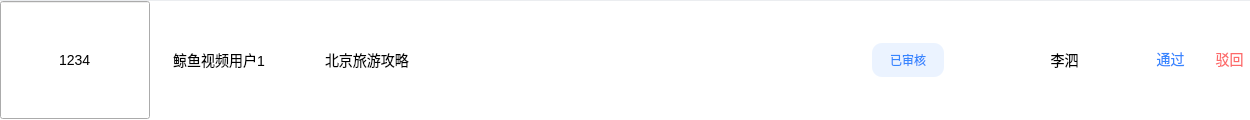
<?xml version="1.0" encoding="UTF-8"?>
<ui version="4.0">
 <class>CheckTableItem</class>
 <widget class="QWidget" name="CheckTableItem">
  <property name="geometry">
   <rect>
    <x>0</x>
    <y>0</y>
    <width>1250</width>
    <height>120</height>
   </rect>
  </property>
  <property name="minimumSize">
   <size>
    <width>0</width>
    <height>120</height>
   </size>
  </property>
  <property name="maximumSize">
   <size>
    <width>16777215</width>
    <height>120</height>
   </size>
  </property>
  <property name="windowTitle">
   <string>Form</string>
  </property>
  <layout class="QVBoxLayout" name="verticalLayout">
   <property name="spacing">
    <number>0</number>
   </property>
   <property name="leftMargin">
    <number>0</number>
   </property>
   <property name="topMargin">
    <number>0</number>
   </property>
   <property name="rightMargin">
    <number>0</number>
   </property>
   <property name="bottomMargin">
    <number>0</number>
   </property>
   <item>
    <widget class="QFrame" name="checkTableItemBg">
     <property name="styleSheet">
      <string notr="true">#checkTableItemBg {
 background-color: #FFFFFF;
 border: none;
 border-top: 1px solid #EBEDF0;
 color: #222222;
}
*{
 font-family : 微软雅⿊;
 font-size : 14px;
 line-height : 19px;
}</string>
     </property>
     <property name="frameShape">
      <enum>QFrame::Shape::StyledPanel</enum>
     </property>
     <property name="frameShadow">
      <enum>QFrame::Shadow::Raised</enum>
     </property>
     <widget class="QLineEdit" name="videoUserId">
      <property name="geometry">
       <rect>
        <x>0</x>
        <y>1</y>
        <width>150</width>
        <height>118</height>
       </rect>
      </property>
      <property name="text">
       <string>1234</string>
      </property>
      <property name="alignment">
       <set>Qt::AlignmentFlag::AlignCenter</set>
      </property>
      <property name="readOnly">
       <bool>true</bool>
      </property>
     </widget>
     <widget class="QLabel" name="nickNameLabel">
      <property name="geometry">
       <rect>
        <x>150</x>
        <y>0</y>
        <width>138</width>
        <height>120</height>
       </rect>
      </property>
      <property name="text">
       <string>鲸鱼视频用户1</string>
      </property>
      <property name="alignment">
       <set>Qt::AlignmentFlag::AlignCenter</set>
      </property>
      <property name="wordWrap">
       <bool>false</bool>
      </property>
     </widget>
     <widget class="QLabel" name="videoTitleLabel">
      <property name="geometry">
       <rect>
        <x>288</x>
        <y>0</y>
        <width>265</width>
        <height>120</height>
       </rect>
      </property>
      <property name="styleSheet">
       <string notr="true">#videoTitleLabel {
 padding-left: 34px;
 padding-right: 34px;
}</string>
      </property>
      <property name="text">
       <string>北京旅游攻略</string>
      </property>
      <property name="wordWrap">
       <bool>true</bool>
      </property>
     </widget>
     <widget class="QPushButton" name="videoBtn">
      <property name="geometry">
       <rect>
        <x>594</x>
        <y>16</y>
        <width>160</width>
        <height>88</height>
       </rect>
      </property>
      <property name="styleSheet">
       <string notr="true">#videoBtn {
 background-color: transparent;
 border: none;
 border-image:url(:/images/admin/defaultVideoCover.png);
}
</string>
      </property>
      <property name="text">
       <string/>
      </property>
     </widget>
     <widget class="QPushButton" name="statusBtn">
      <property name="geometry">
       <rect>
        <x>872</x>
        <y>43</y>
        <width>72</width>
        <height>34</height>
       </rect>
      </property>
      <property name="styleSheet">
       <string notr="true">#statusBtn {
background-color: #EBF3FF;
 border: none;
 border-radius: 10px;
 color: #3686FF;
 font-size: 12px;
 line-height: 16px;
}</string>
      </property>
      <property name="text">
       <string>已审核</string>
      </property>
     </widget>
     <widget class="QLabel" name="checkerLabel">
      <property name="geometry">
       <rect>
        <x>1004</x>
        <y>0</y>
        <width>121</width>
        <height>120</height>
       </rect>
      </property>
      <property name="text">
       <string>李泗</string>
      </property>
      <property name="alignment">
       <set>Qt::AlignmentFlag::AlignCenter</set>
      </property>
     </widget>
     <widget class="QPushButton" name="operationBtn">
      <property name="geometry">
       <rect>
        <x>1156</x>
        <y>50</y>
        <width>29</width>
        <height>18</height>
       </rect>
      </property>
      <property name="styleSheet">
       <string notr="true">#operationBtn {
 color: #3686FF;
 border: none;
 background-color: transparent;
}
</string>
      </property>
      <property name="text">
       <string>通过</string>
      </property>
     </widget>
     <widget class="QPushButton" name="operationBtn2">
      <property name="geometry">
       <rect>
        <x>1215</x>
        <y>50</y>
        <width>29</width>
        <height>18</height>
       </rect>
      </property>
      <property name="styleSheet">
       <string notr="true">#operationBtn2 {
 color: #FD6A6A;
 border: none;
 background-color: transparent;
}</string>
      </property>
      <property name="text">
       <string>驳回</string>
      </property>
     </widget>
    </widget>
   </item>
  </layout>
 </widget>
 <resources/>
 <connections/>
</ui>
